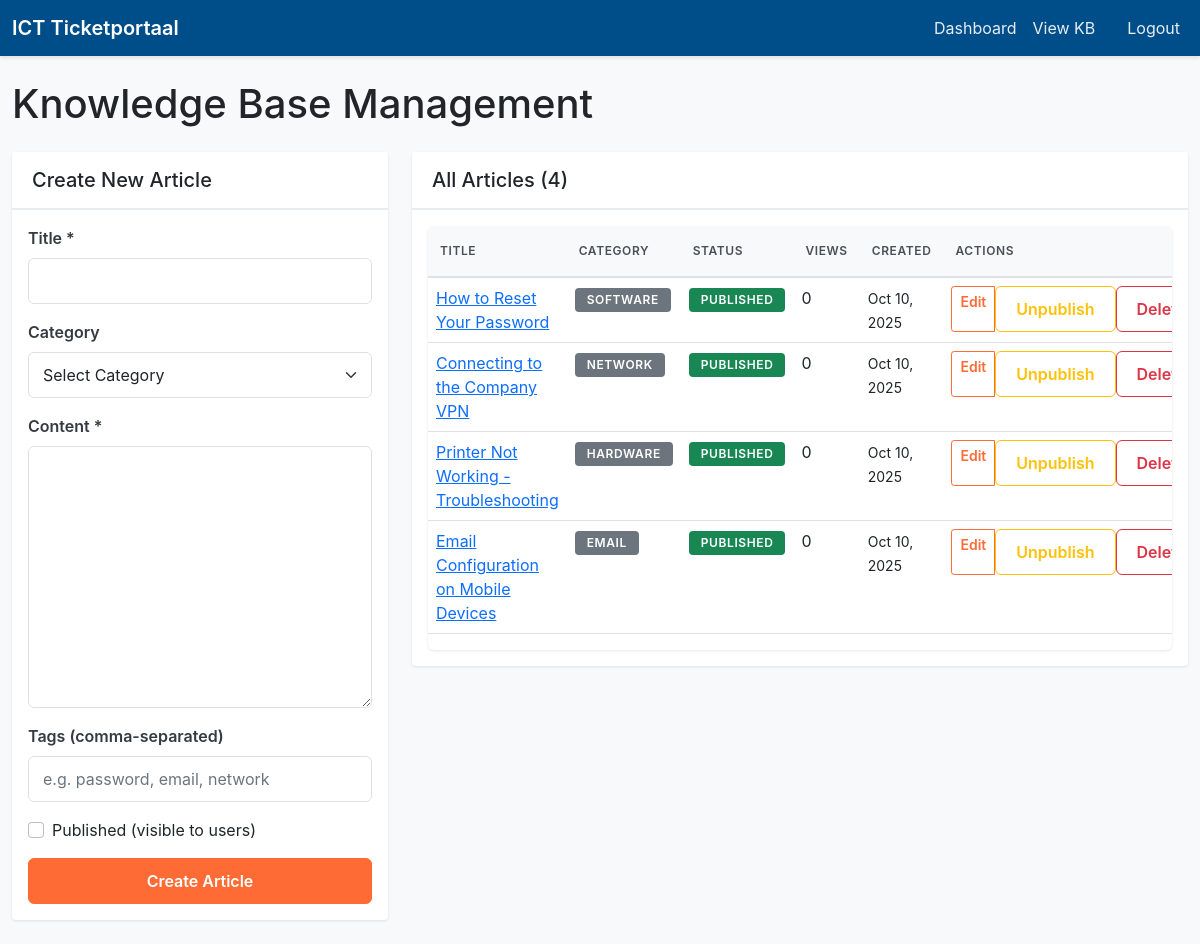
Screenshot of /admin/knowledge_base.php (signed in) with the database file from the repository.
### tables this page shows
CREATE TABLE knowledge_base (
    kb_id INT PRIMARY KEY AUTO_INCREMENT,
    category_id INT NOT NULL,
    title VARCHAR(255) NOT NULL,
    content TEXT NOT NULL,
    tags TEXT,
    author_id INT NOT NULL,
    views INT DEFAULT 0,
    is_published BOOLEAN DEFAULT FALSE,
    created_at TIMESTAMP DEFAULT CURRENT_TIMESTAMP,
    updated_at TIMESTAMP DEFAULT CURRENT_TIMESTAMP ON UPDATE CURRENT_TIMESTAMP,
    FOREIGN KEY (category_id) REFERENCES categories(category_id) ON DELETE RESTRICT,
    FOREIGN KEY (author_id) REFERENCES users(user_id) ON DELETE RESTRICT,
    FULLTEXT INDEX idx_search (title, content),
    INDEX idx_published (is_published),
    INDEX idx_category_id (category_id),
    INDEX idx_author_id (author_id),
    INDEX idx_views (views)
);

CREATE TABLE categories (
    category_id INT PRIMARY KEY AUTO_INCREMENT,
    name VARCHAR(100) NOT NULL,
    description TEXT,
    default_priority ENUM('low', 'medium', 'high', 'urgent') DEFAULT 'medium',
    sla_hours INT DEFAULT 24,
    is_active BOOLEAN DEFAULT TRUE,
    created_at TIMESTAMP DEFAULT CURRENT_TIMESTAMP,
    INDEX idx_is_active (is_active),
    INDEX idx_name (name)
);

### classes/Database.php (called while the page is built, shortened)
<?php
class Database {
    private static $instance = null;
    private $connection = null;
    private $host;
    private $dbname;
    private $username;
    private $password;
    private function __construct() {
        $this->host = DB_HOST;
        $this->dbname = DB_NAME;
        $this->username = DB_USER;
        $this->password = DB_PASS;
    }
    public static function getInstance() {
        if (self::$instance === null) {
            self::$instance = new self();
        }
        return self::$instance;
    }
    private function connect() {
        try {
            $dsn = "mysql:host={$this->host};dbname={$this->dbname};charset=utf8mb4";
            $options = [
                PDO::ATTR_ERRMODE => PDO::ERRMODE_EXCEPTION,
                PDO::ATTR_DEFAULT_FETCH_MODE => PDO::FETCH_ASSOC,
                PDO::ATTR_EMULATE_PREPARES => false,
                PDO::ATTR_PERSISTENT => false
            ];
            $this->connection = new PDO($dsn, $this->username, $this->password, $options);
        } catch (PDOException $e) {
            $this->logError('Database Connection', 'Failed to connect to database', [
                'error' => $e->getMessage()
            ]);
            throw new Exception("Database connection failed");
        }
    }
    public function query($sql, $params = []) {
        try {
            $stmt = $this->connection->prepare($sql);
            $stmt->execute($params);
            return $stmt;
        } catch (PDOException $e) {
            $this->logError('Database Query', 'Query execution failed', [
                'sql' => $sql,
                'error' => $e->getMessage()
            ]);
            return false;
        }
    }
    public function fetchAll($sql, $params = []) {
        try {
            $stmt = $this->query($sql, $params);
            return $stmt->fetchAll();
        } catch (PDOException $e) {
            $this->logError('Database FetchAll', 'Failed to fetch all rows', [
                'sql' => $sql,
                'error' => $e->getMessage()
            ]);
            return false;
        }
    }
}

### classes/KnowledgeBase.php (called while the page is built, shortened)
<?php
require_once __DIR__ . '/Database.php';
class KnowledgeBase {
    private $db;
    public function __construct() {
        $this->db = Database::getInstance();
    }
    public function getAllArticles($includeUnpublished = false) {
        try {
            $sql = "SELECT kb.*, c.name as category_name, u.first_name, u.last_name
                    FROM knowledge_base kb
                    LEFT JOIN categories c ON kb.category_id = c.category_id
                    LEFT JOIN users u ON kb.author_id = u.user_id";
            $sql .= " ORDER BY kb.created_at DESC";
            return $this->db->fetchAll($sql, []);
        } catch (Exception $e) {
            error_log("Error fetching all KB articles: " . $e->getMessage());
            return [];
        }
    }
}

### admin/knowledge_base.php (the view, shortened to what this page needs)
<?php
require_once __DIR__ . '/../classes/KnowledgeBase.php';
$kb = new KnowledgeBase();
$editArticle = null;
$articles = $kb->getAllArticles(true);
?>
<!DOCTYPE html>
<html lang="nl">
<head>
    <link href="https://cdn.jsdelivr.net/npm/bootstrap@5.1.3/dist/css/bootstrap.min.css" rel="stylesheet">
    <link rel="stylesheet" href="../assets/css/style.css">
</head>
<body>
    <nav class="navbar navbar-expand-lg navbar-dark bg-primary">
        <div class="container-fluid">
            <a class="navbar-brand" href="../index.php">ICT Ticketportaal</a>
            <div class="collapse navbar-collapse" id="navbarNav">
                <ul class="navbar-nav ms-auto">
                    <li class="nav-item">
                        <a class="nav-link" href="<?php echo $_SESSION['role'] === 'admin' ? 'index.php' : '../agent/dashboard.php'; ?>">
                            Dashboard
                        </a>
                    </li>
                    <li class="nav-item">
                        <a class="nav-link" href="../knowledge_base.php">View KB</a>
                    </li>
                    <li class="nav-item">
                        <span class="nav-link">
                        </span>
                    </li>
                    <li class="nav-item">
                        <a class="nav-link" href="../logout.php">Logout</a>
                    </li>
                </ul>
            </div>
        </div>
    </nav>
    <div class="container-fluid mt-4">
        <div class="row">
            <div class="col-md-12">
                <h1 class="mb-4">Knowledge Base Management</h1>
                <div class="row">
                    <div class="col-md-4">
                        <div class="card">
                            <div class="card-header">
                                <h5 class="mb-0">
                                    <?php echo $editArticle ? 'Edit Article' : 'Create New Article'; ?>
                                </h5>
                            </div>
                            <div class="card-body">
                                <form method="POST" action="">
                                    <div class="mb-3">
                                        <label for="title" class="form-label">Title *</label>
                                        <input type="text" class="form-control" id="title" name="title"
                                               value="<?php echo $editArticle ? htmlspecialchars($editArticle['title']) : ''; ?>"
                                               required>
                                    </div>
                                    <div class="mb-3">
                                        <label for="category_id" class="form-label">Category</label>
                                        <select class="form-select" id="category_id" name="category_id">
                                            <option value="0">Select Category</option>
                                        </select>
                                    </div>
                                    <div class="mb-3">
                                        <label for="content" class="form-label">Content *</label>
                                        <textarea class="form-control" id="content" name="content" rows="10" required><?php
                                        ?></textarea>
                                    </div>
                                    <div class="mb-3">
                                        <label for="tags" class="form-label">Tags (comma-separated)</label>
                                        <input type="text" class="form-control" id="tags" name="tags"
                                               value="<?php echo $editArticle ? htmlspecialchars($editArticle['tags']) : ''; ?>"
                                               placeholder="e.g. password, email, network">
                                    </div>
                                    <div class="mb-3 form-check">
                                        <input type="checkbox" class="form-check-input" id="is_published" name="is_published"
                                               <?php echo ($editArticle && $editArticle['is_published']) ? 'checked' : ''; ?>>
                                        <label class="form-check-label" for="is_published">
                                            Published (visible to users)
                                        </label>
                                    </div>
                                    <div class="d-grid gap-2">
                                        <button type="submit" class="btn btn-primary">
                                            <?php echo $editArticle ? 'Update Article' : 'Create Article'; ?>
                                        </button>
                                    </div>
                                </form>
                            </div>
                        </div>
                    </div>
                    <div class="col-md-8">
                        <div class="card">
                            <div class="card-header">
                                <h5 class="mb-0">All Articles (<?php echo count($articles); ?>)</h5>
                            </div>
                            <div class="card-body">
                                <?php if (empty($articles)): ?>
                                    <p class="text-muted">No articles found. Create your first article using the form.</p>
                                <?php else: ?>
                                    <div class="table-responsive">
                                        <table class="table table-hover">
                                            <thead>
                                                <tr>
                                                    <th>Title</th>
                                                    <th>Category</th>
                                                    <th>Status</th>
                                                    <th>Views</th>
                                                    <th>Created</th>
                                                    <th>Actions</th>
                                                </tr>
                                            </thead>
                                            <tbody>
                                                <?php foreach ($articles as $article): ?>
                                                    <tr>
                                                        <td>
                                                            <a href="../kb_article.php?id=<?php echo $article['kb_id']; ?>"
                                                               target="_blank">
                                                                <?php echo htmlspecialchars($article['title']); ?>
                                                            </a>
                                                        </td>
                                                        <td>
                                                            <span class="badge bg-secondary">
                                                                <?php echo htmlspecialchars($article['category_name'] ?? 'None'); ?>
                                                            </span>
                                                        </td>
                                                        <td>
                                                            <?php if ($article['is_published']): ?>
                                                                <span class="badge bg-success">Published</span>
                                                            <?php else: ?>
                                                                <span class="badge bg-warning text-dark">Draft</span>
                                                            <?php endif; ?>
                                                        </td>
                                                        <td><?php echo $article['views']; ?></td>
                                                        <td>
                                                            <small><?php echo date('M j, Y', strtotime($article['created_at'])); ?></small>
                                                        </td>
                                                        <td>
                                                            <div class="btn-group btn-group-sm">
                                                                <a href="?edit=<?php echo $article['kb_id']; ?>"
                                                                   class="btn btn-outline-primary" title="Edit">
                                                                    Edit
                                                                </a>
                                                                <?php if ($article['is_published']): ?>
                                                                    <form method="POST" style="display: inline;"
                                                                          onsubmit="return confirm('Unpublish this article?');">
                                                                        <button type="submit" class="btn btn-outline-warning" title="Unpublish">
                                                                            Unpublish
                                                                        </button>
                                                                    </form>
                                                                <?php endif; ?>
                                                                <form method="POST" style="display: inline;"
                                                                      onsubmit="return confirm('Are you sure you want to delete this article?');">
                                                                    <button type="submit" class="btn btn-outline-danger" title="Delete">
                                                                        Delete
                                                                    </button>
                                                                </form>
                                                            </div>
                                                        </td>
                                                    </tr>
                                                <?php endforeach; ?>
                                            </tbody>
                                        </table>
                                    </div>
                                <?php endif; ?>
                            </div>
                        </div>
                    </div>
                </div>
            </div>
        </div>
    </div>
</body>
</html>

### rows the page displays
knowledge_base: title "How to Reset Your Password", category.name "SOFTWARE", is_published "PUBLISHED", views "0", created_at "Oct 10, 2025"
knowledge_base: title "Connecting to the Company VPN", category.name "NETWORK", is_published "PUBLISHED", views "0", created_at "Oct 10, 2025"
knowledge_base: title "Printer Not Working - Troubleshooting", category.name "HARDWARE", is_published "PUBLISHED", views "0", created_at "Oct 10, 2025"
knowledge_base: title "Email Configuration on Mobile Devices", category.name "EMAIL", is_published "PUBLISHED", views "0", created_at "Oct 10, 2025"

### other values shown
count($articles) "4"
